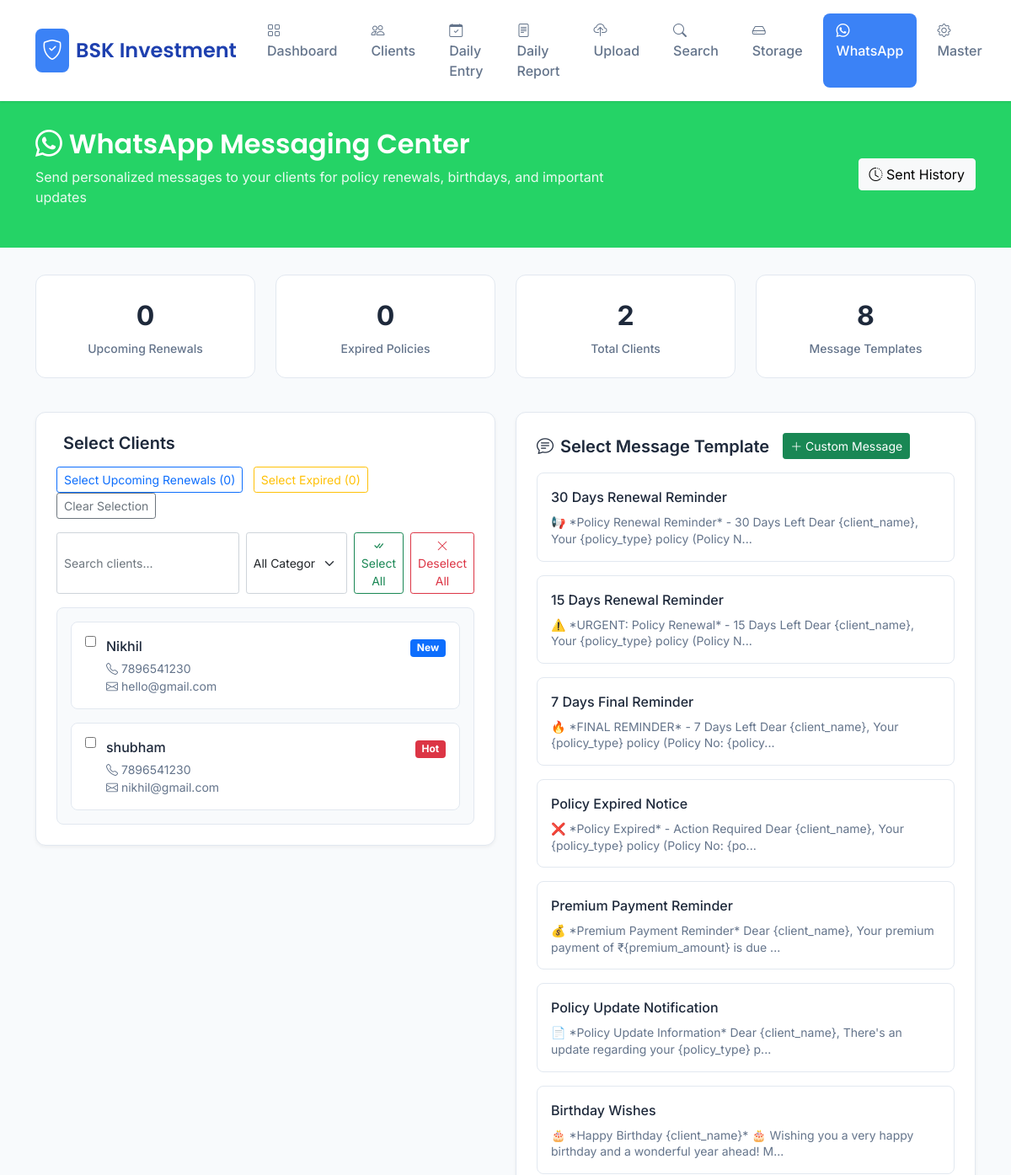
The page /whatsapp (upper part) on the database as committed earlier.
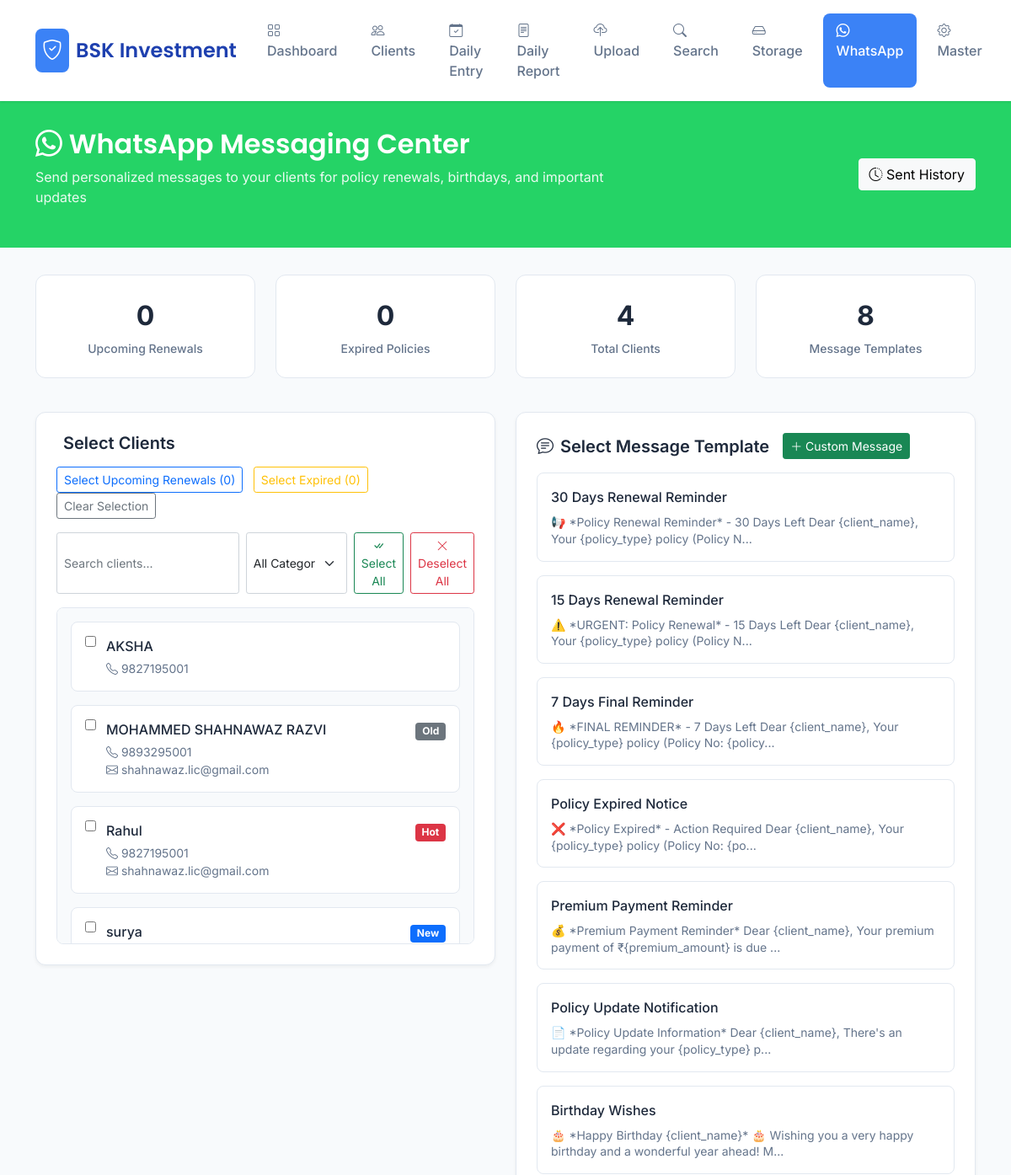
The same page on the database as committed later.
### tables this page shows
CREATE TABLE clients (
            id INTEGER PRIMARY KEY AUTOINCREMENT,
            name TEXT NOT NULL,
            phone TEXT,
            email TEXT,
            folder_name TEXT,
            client_type TEXT,
            policy_number TEXT,
            pan_card TEXT,
            address TEXT,
            created_at TIMESTAMP DEFAULT CURRENT_TIMESTAMP
        , policy_expiry_date TEXT, premium_amount TEXT, policy_type TEXT);

### app.py (the view)
@app.route('/whatsapp')
def whatsapp_dashboard():
    conn = get_db_connection()
    upcoming_renewals = conn.execute('''
        SELECT * FROM clients
        WHERE policy_expiry_date IS NOT NULL
        AND date(policy_expiry_date) <= date('now', '+30 days')
        AND date(policy_expiry_date) >= date('now')
        ORDER BY policy_expiry_date
    ''').fetchall()
    expired_policies = conn.execute('''
        SELECT * FROM clients
        WHERE policy_expiry_date IS NOT NULL
        AND date(policy_expiry_date) < date('now')
        ORDER BY policy_expiry_date DESC
    ''').fetchall()
    all_clients = conn.execute('SELECT * FROM clients ORDER BY name').fetchall()
    all_clients = [dict(client) for client in all_clients]
    upcoming_renewals = [dict(client) for client in upcoming_renewals]
    expired_policies = [dict(client) for client in expired_policies]
    conn.close()
    return render_template('whatsapp_dashboard.html',
                         upcoming_renewals=upcoming_renewals,
                         expired_policies=expired_policies,
                         all_clients=all_clients,
                         templates=WHATSAPP_TEMPLATES)

### app.py (called while the page is built)
def get_db_connection():
    try:
        conn = sqlite3.connect('documents.db', timeout=60)
        conn.row_factory = sqlite3.Row
        conn.execute('PRAGMA journal_mode=WAL')
        conn.execute('PRAGMA busy_timeout=60000')
        conn.execute('PRAGMA synchronous=NORMAL')
        return conn
    except sqlite3.Error as e:
        logger.error(f"Database connection error: {e}")
        return None

### templates/whatsapp_dashboard.html (shortened to what the changed rows need)
<!DOCTYPE html>
<html lang="hi">
<head>
    <link href="https://cdn.jsdelivr.net/npm/bootstrap@5.1.3/dist/css/bootstrap.min.css" rel="stylesheet">
    <link rel="stylesheet" href="https://cdn.jsdelivr.net/npm/bootstrap-icons@1.7.2/font/bootstrap-icons.css">
</head>
{% set active_page = 'whatsapp' %}
    <div class="whatsapp-header">
        <div class="container">
            <div class="row align-items-center">
                <div class="col-md-8">
                    <h1 class="whatsapp-title">
                        <i class="bi bi-whatsapp"></i> WhatsApp Messaging Center
                    </h1>
                </div>
            </div>
        </div>
    </div>
    <div class="container">
        <div class="row mb-4">
            <div class="col-md-3 col-6 mb-3">
                <div class="stat-card">
                    <div class="stat-value">{{ all_clients|length }}</div>
                    <div class="stat-label">Total Clients</div>
                </div>
            </div>
        </div>
        <div class="row">
            <div class="col-lg-6 mb-4">
                <div class="message-card">
                    <div class="client-grid" id="clientGrid">
                        {% for client in all_clients %}
                        <div class="client-item" data-client-id="{{ client.id }}" data-category="{{ client.client_type|lower if client.client_type else '' }}" onclick="toggleClient({{ client.id }})">
                            <div class="d-flex align-items-start">
                                <input type="checkbox" class="client-checkbox" id="client_{{ client.id }}">
                                <div class="flex-grow-1">
                                    <div class="d-flex justify-content-between align-items-center">
                                        <div class="client-name">{{ client.name }}</div>
                                        {% if client.client_type %}
                                        <span class="badge bg-{% if client.client_type == 'New' %}primary{% elif client.client_type == 'Hot' %}danger{% else %}secondary{% endif %}">{{ client.client_type }}</span>
                                        {% endif %}
                                    </div>
                                    <div class="client-details">
                                        <i class="bi bi-telephone"></i> {{ client.phone or 'No phone' }}
                                        {% if client.email %}
                                        <br><i class="bi bi-envelope"></i> {{ client.email }}
                                        {% endif %}
                                    </div>
                                </div>
                            </div>
                        </div>
                        {% endfor %}
                    </div>
                </div>
            </div>
            <div class="col-lg-6 mb-4">
                <div class="message-card">
                    <div class="template-grid">
                        {% for template_id, template in templates.items() %}
                        <div class="template-card" onclick="selectTemplate('{{ template_id }}')" data-template-id="{{ template_id }}">
                            <div class="template-name">{{ template.name }}</div>
                            <div class="template-preview">{{ template.message[:100] }}...</div>
                        </div>
                        {% endfor %}
                    </div>
                </div>
            </div>
        </div>
    </div>
</body>
</html>

Rows that differ between the two databases and show on the page:
removed clients: name "Nikhil", client_type "New", phone "7896541230", email "hello@gmail.com"
removed clients: name "shubham", client_type "Hot", phone "7896541230", email "nikhil@gmail.com"
added clients: name "AKSHA", phone "9827195001"
added clients: name "MOHAMMED SHAHNAWAZ RAZVI", client_type "Old", phone "9893295001", email "shahnawaz.lic@gmail.com"
added clients: name "Rahul", client_type "Hot", phone "9827195001", email "shahnawaz.lic@gmail.com"
added clients: name "surya", client_type "New"
Other text that changed with them:
{{ all_clients|length }}: "2" → "4"
